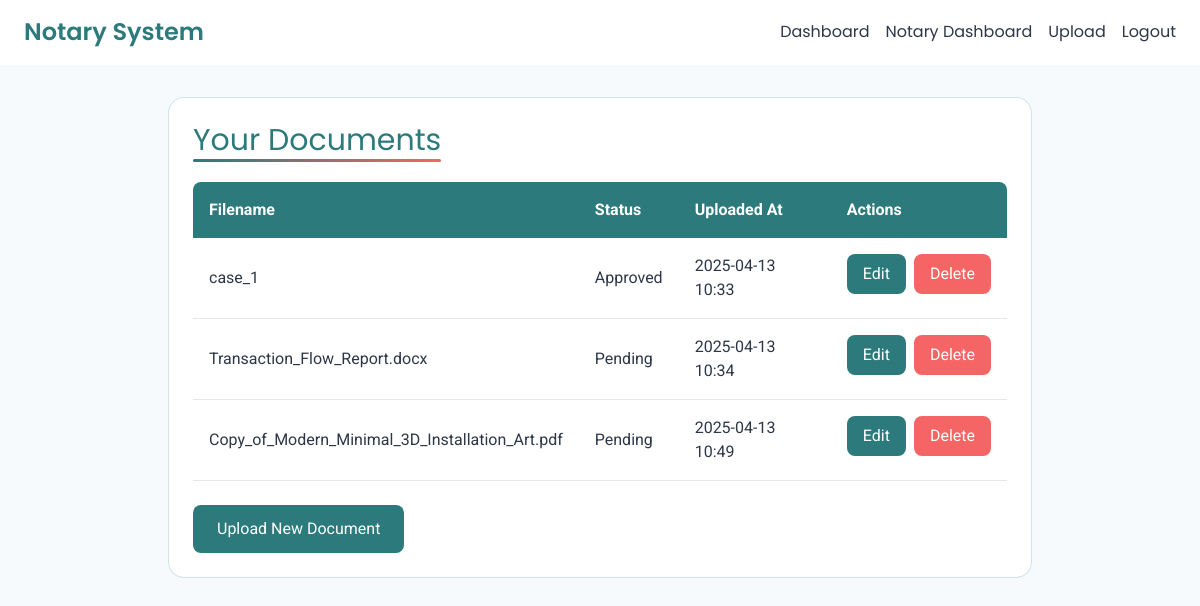
Page /dashboard (signed in) on the earlier database version.
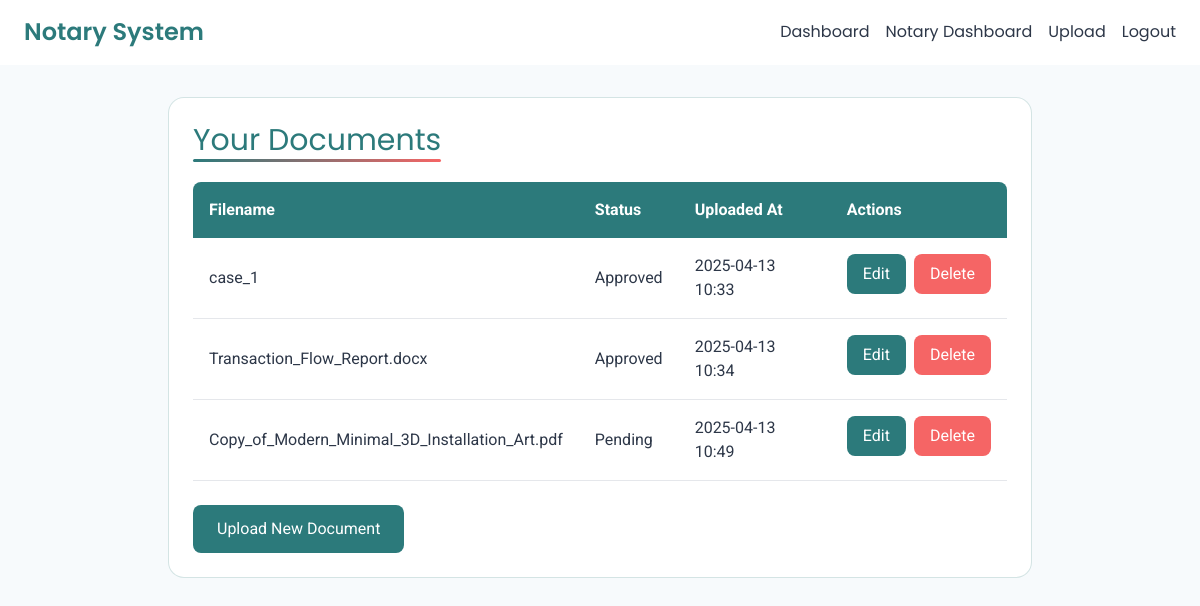
Same page on the later database version.
### app/models.py (models this page shows)
class Document(db.Model):
    id = db.Column(db.Integer, primary_key=True)
    filename = db.Column(db.String(256), nullable=False)
    filepath = db.Column(db.String(512), nullable=False)
    status = db.Column(db.String(50), default='pending')
    uploaded_at = db.Column(db.DateTime, default=datetime.utcnow)
    user_id = db.Column(db.Integer, db.ForeignKey('user.id'), nullable=False)
    notary_id = db.Column(db.Integer, db.ForeignKey('user.id'), nullable=True)

### app/routes/document.py (the view)
@bp.route('/dashboard')
@login_required
def dashboard():
    documents = Document.query.filter_by(user_id=current_user.id).all()
    return render_template('dashboard.html', documents=documents)

### app/__init__.py (called while the page is built)
def create_app():
    app = Flask(__name__)
    app.config.from_object(Config)
    db.init_app(app)
    login_manager.init_app(app)
    login_manager.login_view = 'auth.login'
    from app.models import User
    @login_manager.user_loader
    def load_user(user_id):
        return User.query.get(int(user_id))
    os.makedirs(app.config['UPLOAD_FOLDER'], exist_ok=True)
    from app.routes import auth, document, notary
    app.register_blueprint(auth.bp)
    app.register_blueprint(document.bp)
    app.register_blueprint(notary.bp)
    with app.app_context():
        db.create_all()
    return app

### app/templates/dashboard.html
{% extends "base.html" %}
{% block content %}
<div class="card bg-white p-6 rounded-2xl border border-teal/20">
    <h2 class="text-3xl font-poppins text-teal mb-6">Your Documents</h2>
    {% if documents %}
        <div class="overflow-x-auto">
            <table class="w-full text-left">
                <thead>
                    <tr class="bg-teal text-white">
                        <th class="p-4 rounded-tl-lg">Filename</th>
                        <th class="p-4">Status</th>
                        <th class="p-4">Uploaded At</th>
                        <th class="p-4 rounded-tr-lg">Actions</th>
                    </tr>
                </thead>
                <tbody>
                    {% for doc in documents %}
                    <tr class="table-row border-b border-light-gray/20">
                        <td class="p-4">{{ doc.filename }}</td>
                        <td class="p-4 capitalize">{{ doc.status }}</td>
                        <td class="p-4">{{ doc.uploaded_at.strftime('%Y-%m-%d %H:%M') }}</td>
                        <td class="p-4 flex space-x-2">
                            <a href="{{ url_for('document.edit', document_id=doc.id) }}" class="bg-teal text-white px-4 py-2 rounded-lg hover:bg-coral transition-colors">Edit</a>
                            <form action="{{ url_for('document.delete', document_id=doc.id) }}" method="POST">
                                <button type="submit" class="bg-coral text-white px-4 py-2 rounded-lg hover:bg-gold transition-colors" onclick="return confirm('Are you sure you want to delete this document?')">Delete</button>
                            </form>
                        </td>
                    </tr>
                    {% endfor %}
                </tbody>
            </table>
        </div>
    {% else %}
        <p class="text-light-gray">No documents uploaded yet.</p>
    {% endif %}
    <a href="{{ url_for('document.upload') }}" class="btn-primary inline-block bg-teal text-white px-6 py-3 rounded-lg mt-6 hover:bg-coral transition-colors">Upload New Document</a>
</div>
{% endblock %}

Differences in the rows shown:
changed Document "Transaction_Flow_Report.docx": status "Pending" → "Approved"
